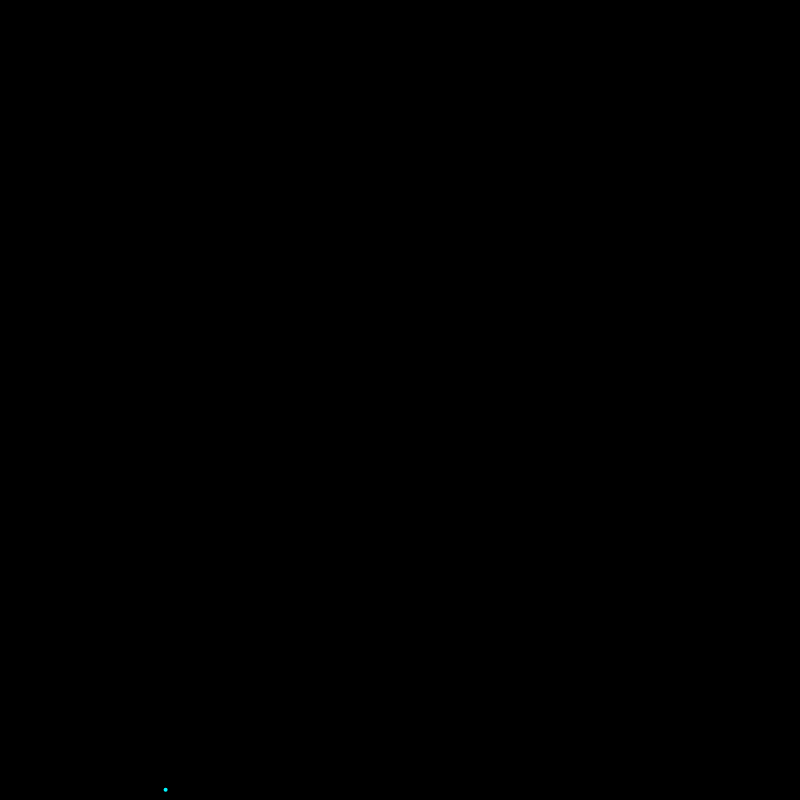
Frame 1 (no input)
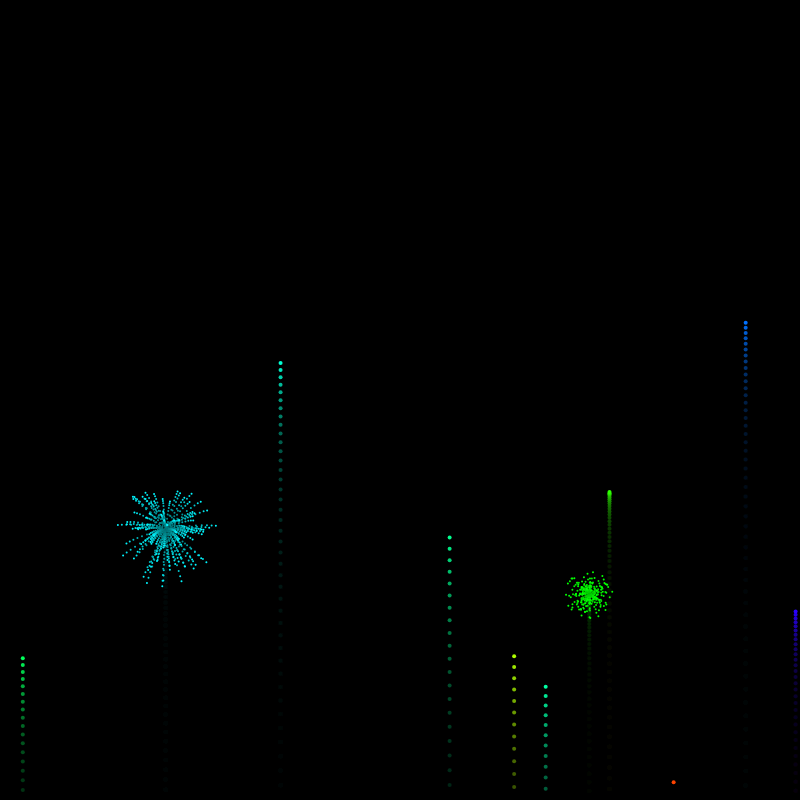
Frame 60 (no input)
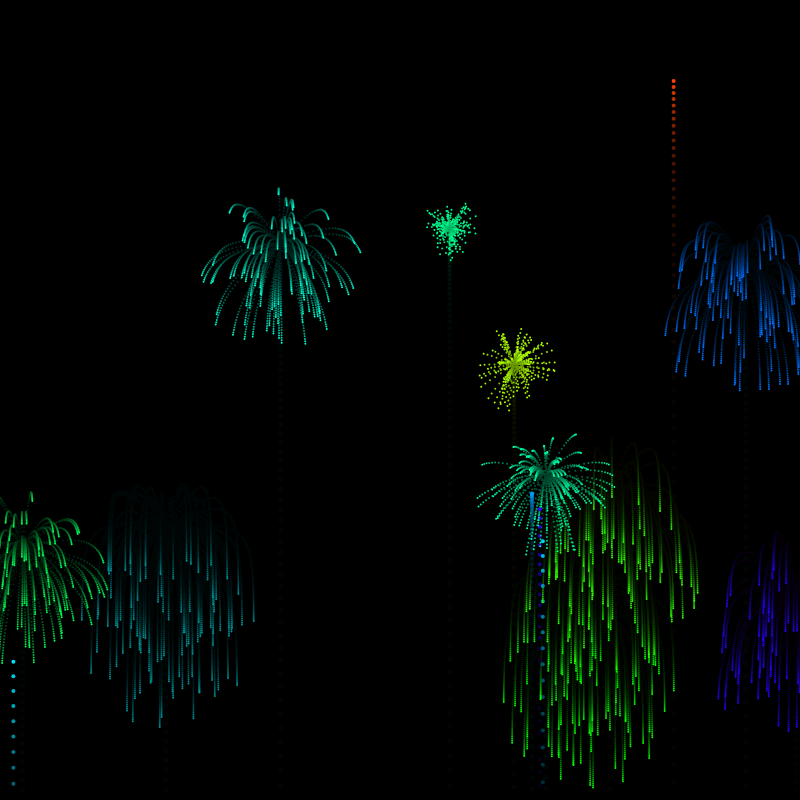
Frame 120 (the mouse pressed at the canvas centre since frame 60)

The p5.js sketch that drew these frames (run headless with seeded random() and noise() and a simulated clock; from frame 60 on, the mouse is pressed at the canvas centre):

// p5.js sketch
// ── sketch.js
var fireworks = [];
var gravity;

function setup() {
    createCanvas(800, 800);
    colorMode(HSB);
    gravity = createVector(0, 0.2);
    fireworks.push(new Firework());
    stroke(255);
    strokeWeight(4);
    background(0);
}

function draw() {
    colorMode(RGB);
    background(0, 0, 0, 25);
    if (random(1) < 0.1) {
        fireworks.push(new Firework());
    }
    for (let i = fireworks.length-1; i >= 0; i--) {
        fireworks[i].update();
        fireworks[i].show();
        if (fireworks[i].done()) {
            fireworks.splice(i, 1);
        }     
    }
}
// ── firework.js
function Firework() {
    this.hu = random(255);
    this.firework = new Particle(random(width), height, this.hu, true);
    this.exploded = false;
    this.particles = [];

    this.done = function() {
        if (this.exploded && this.particles.length === 0) {
            return true;
        } else {
            return false;
        }
    }

    this.update = function() {
        if (!this.exploded) {
            this.firework.applyForce(gravity)
            this.firework.update();
            if (this.firework.vel.y > 0) {
                this.exploded = true;
                this.explode();
            }
        }
        for (let i = this.particles.length - 1; i >= 0; i--) {
            this.particles[i].applyForce(gravity);
            this.particles[i].update();
            if(this.particles[i].done()) {
                this.particles.splice(i, 1);
            }
            
        }
    }

    this.explode = function() {
        for (let i = 0; i < 100; i++) {
            var p = new Particle(this.firework.pos.x, this.firework.pos.y, this.hu, false);
            this.particles.push(p);
        }
    }

    this.show = function() {
        if (!this.exploded) {
            this.firework.show();
        }
        for (let i = 0; i < this.particles.length; i++) {
            this.particles[i].show();
            
        }
    }
}
// ── particle.js
function Particle(x, y, hu, firework) {
    this.pos = createVector(x, y);
    this.firework = firework;
    this.lifespan = 255;
    this.hu = hu;

    if (firework) {
        this.vel = createVector(0, random(-18, -8)); 
    } else {
        this.vel = p5.Vector.random2D();
        this.vel.mult(random(2, 10));
    }
    this.acc = createVector(0, 0);

    this.applyForce = function(force) {
        this.acc.add(force);
    }

    this.update = function() {
        if (!this.firework) {
            this.vel.mult(0.9);
            this.lifespan -= 4;
        }
        this.vel.add(this.acc);
        this.pos.add(this.vel);
        this.acc.mult(0);
    }

    this.done = function() {
        if (this.lifespan < 0) {
            return true;
        } else {
            return false;
        }
    }

    this.show = function() {
        colorMode(HSB);

        if (!this.firework) {
            strokeWeight(2);
            stroke(hu, 255, 255, this.lifespan);
        } else {
            strokeWeight(4);
            stroke(hu, 255, 255)
        }
        point(this.pos.x, this.pos.y);
    }
}
